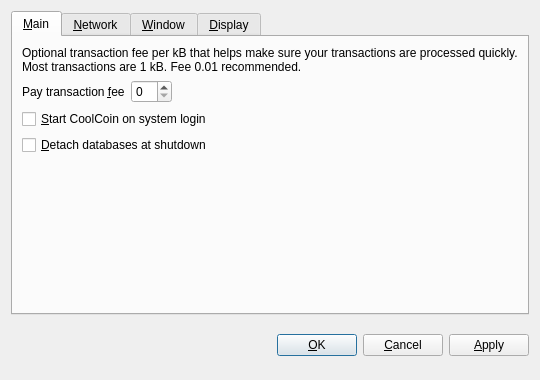
<?xml version="1.0" encoding="UTF-8"?>
<ui version="4.0">
 <class>OptionsDialog</class>
 <widget class="QDialog" name="OptionsDialog">
  <property name="geometry">
   <rect>
    <x>0</x>
    <y>0</y>
    <width>540</width>
    <height>380</height>
   </rect>
  </property>
  <property name="windowTitle">
   <string>Options</string>
  </property>
  <property name="modal">
   <bool>true</bool>
  </property>
  <layout class="QVBoxLayout" name="verticalLayout">
   <item>
    <widget class="QTabWidget" name="tabWidget">
     <property name="tabPosition">
      <enum>QTabWidget::North</enum>
     </property>
     <property name="currentIndex">
      <number>0</number>
     </property>
     <widget class="QWidget" name="tabMain">
      <attribute name="title">
       <string>&amp;Main</string>
      </attribute>
      <layout class="QVBoxLayout" name="verticalLayout_Main">
       <item>
        <widget class="QLabel" name="transactionFeeInfoLabel">
         <property name="text">
          <string>Optional transaction fee per kB that helps make sure your transactions are processed quickly. Most transactions are 1 kB. Fee 0.01 recommended.</string>
         </property>
         <property name="textFormat">
          <enum>Qt::PlainText</enum>
         </property>
         <property name="wordWrap">
          <bool>true</bool>
         </property>
        </widget>
       </item>
       <item>
        <layout class="QHBoxLayout" name="horizontalLayout_Main">
         <item>
          <widget class="QLabel" name="transactionFeeLabel">
           <property name="text">
            <string>Pay transaction &amp;fee</string>
           </property>
           <property name="textFormat">
            <enum>Qt::PlainText</enum>
           </property>
           <property name="buddy">
            <cstring>transactionFee</cstring>
           </property>
          </widget>
         </item>
         <item>
          <widget class="BitcoinAmountField" name="transactionFee"/>
         </item>
         <item>
          <spacer name="horizontalSpacer_Main">
           <property name="orientation">
            <enum>Qt::Horizontal</enum>
           </property>
           <property name="sizeHint" stdset="0">
            <size>
             <width>40</width>
             <height>20</height>
            </size>
           </property>
          </spacer>
         </item>
        </layout>
       </item>
       <item>
        <widget class="QCheckBox" name="bitcoinAtStartup">
         <property name="toolTip">
          <string>Automatically start CoolCoin after logging in to the system.</string>
         </property>
         <property name="text">
          <string>&amp;Start CoolCoin on system login</string>
         </property>
        </widget>
       </item>
       <item>
        <widget class="QCheckBox" name="detachDatabases">
         <property name="toolTip">
          <string>Detach block and address databases at shutdown. This means they can be moved to another data directory, but it slows down shutdown. The wallet is always detached.</string>
         </property>
         <property name="text">
          <string>&amp;Detach databases at shutdown</string>
         </property>
        </widget>
       </item>
       <item>
        <spacer name="verticalSpacer_Main">
         <property name="orientation">
          <enum>Qt::Vertical</enum>
         </property>
         <property name="sizeHint" stdset="0">
          <size>
           <width>20</width>
           <height>40</height>
          </size>
         </property>
        </spacer>
       </item>
      </layout>
     </widget>
     <widget class="QWidget" name="tabNetwork">
      <attribute name="title">
       <string>&amp;Network</string>
      </attribute>
      <layout class="QVBoxLayout" name="verticalLayout_Network">
       <item>
        <widget class="QCheckBox" name="mapPortUpnp">
         <property name="toolTip">
          <string>Automatically open the CoolCoin client port on the router. This only works when your router supports UPnP and it is enabled.</string>
         </property>
         <property name="text">
          <string>Map port using &amp;UPnP</string>
         </property>
        </widget>
       </item>
       <item>
        <widget class="QCheckBox" name="connectSocks">
         <property name="toolTip">
          <string>Connect to the CoolCoin network through a SOCKS proxy (e.g. when connecting through Tor).</string>
         </property>
         <property name="text">
          <string>&amp;Connect through SOCKS proxy:</string>
         </property>
        </widget>
       </item>
       <item>
        <layout class="QHBoxLayout" name="horizontalLayout_Network">
         <item>
          <widget class="QLabel" name="proxyIpLabel">
           <property name="text">
            <string>Proxy &amp;IP:</string>
           </property>
           <property name="textFormat">
            <enum>Qt::PlainText</enum>
           </property>
           <property name="buddy">
            <cstring>proxyIp</cstring>
           </property>
          </widget>
         </item>
         <item>
          <widget class="QValidatedLineEdit" name="proxyIp">
           <property name="maximumSize">
            <size>
             <width>140</width>
             <height>16777215</height>
            </size>
           </property>
           <property name="toolTip">
            <string>IP address of the proxy (e.g. 127.0.0.1)</string>
           </property>
          </widget>
         </item>
         <item>
          <widget class="QLabel" name="proxyPortLabel">
           <property name="text">
            <string>&amp;Port:</string>
           </property>
           <property name="textFormat">
            <enum>Qt::PlainText</enum>
           </property>
           <property name="buddy">
            <cstring>proxyPort</cstring>
           </property>
          </widget>
         </item>
         <item>
          <widget class="QLineEdit" name="proxyPort">
           <property name="maximumSize">
            <size>
             <width>55</width>
             <height>16777215</height>
            </size>
           </property>
           <property name="toolTip">
            <string>Port of the proxy (e.g. 9050)</string>
           </property>
          </widget>
         </item>
         <item>
          <widget class="QLabel" name="socksVersionLabel">
           <property name="text">
            <string>SOCKS &amp;Version:</string>
           </property>
           <property name="textFormat">
            <enum>Qt::PlainText</enum>
           </property>
           <property name="buddy">
            <cstring>socksVersion</cstring>
           </property>
          </widget>
         </item>
         <item>
          <widget class="QValueComboBox" name="socksVersion">
           <property name="toolTip">
            <string>SOCKS version of the proxy (e.g. 5)</string>
           </property>
          </widget>
         </item>
         <item>
          <spacer name="horizontalSpacer_Network">
           <property name="orientation">
            <enum>Qt::Horizontal</enum>
           </property>
           <property name="sizeHint" stdset="0">
            <size>
             <width>40</width>
             <height>20</height>
            </size>
           </property>
          </spacer>
         </item>
        </layout>
       </item>
       <item>
        <spacer name="verticalSpacer_Network">
         <property name="orientation">
          <enum>Qt::Vertical</enum>
         </property>
         <property name="sizeHint" stdset="0">
          <size>
           <width>20</width>
           <height>40</height>
          </size>
         </property>
        </spacer>
       </item>
      </layout>
     </widget>
     <widget class="QWidget" name="tabWindow">
      <attribute name="title">
       <string>&amp;Window</string>
      </attribute>
      <layout class="QVBoxLayout" name="verticalLayout_Window">
       <item>
        <widget class="QCheckBox" name="minimizeToTray">
         <property name="toolTip">
          <string>Show only a tray icon after minimizing the window.</string>
         </property>
         <property name="text">
          <string>&amp;Minimize to the tray instead of the taskbar</string>
         </property>
        </widget>
       </item>
       <item>
        <widget class="QCheckBox" name="minimizeOnClose">
         <property name="toolTip">
          <string>Minimize instead of exit the application when the window is closed. When this option is enabled, the application will be closed only after selecting Quit in the menu.</string>
         </property>
         <property name="text">
          <string>M&amp;inimize on close</string>
         </property>
        </widget>
       </item>
       <item>
        <spacer name="verticalSpacer_Window">
         <property name="orientation">
          <enum>Qt::Vertical</enum>
         </property>
         <property name="sizeHint" stdset="0">
          <size>
           <width>20</width>
           <height>40</height>
          </size>
         </property>
        </spacer>
       </item>
      </layout>
     </widget>
     <widget class="QWidget" name="tabDisplay">
      <attribute name="title">
       <string>&amp;Display</string>
      </attribute>
      <layout class="QVBoxLayout" name="verticalLayout_Display">
       <item>
        <layout class="QHBoxLayout" name="horizontalLayout_1_Display">
         <item>
          <widget class="QLabel" name="langLabel">
           <property name="text">
            <string>User Interface &amp;language:</string>
           </property>
           <property name="textFormat">
            <enum>Qt::PlainText</enum>
           </property>
           <property name="buddy">
            <cstring>lang</cstring>
           </property>
          </widget>
         </item>
         <item>
          <widget class="QValueComboBox" name="lang">
           <property name="toolTip">
            <string>The user interface language can be set here. This setting will take effect after restarting CoolCoin.</string>
           </property>
          </widget>
         </item>
        </layout>
       </item>
       <item>
        <layout class="QHBoxLayout" name="horizontalLayout_2_Display">
         <item>
          <widget class="QLabel" name="unitLabel">
           <property name="text">
            <string>&amp;Unit to show amounts in:</string>
           </property>
           <property name="textFormat">
            <enum>Qt::PlainText</enum>
           </property>
           <property name="buddy">
            <cstring>unit</cstring>
           </property>
          </widget>
         </item>
         <item>
          <widget class="QValueComboBox" name="unit">
           <property name="toolTip">
            <string>Choose the default subdivision unit to show in the interface and when sending coins.</string>
           </property>
          </widget>
         </item>
        </layout>
       </item>
       <item>
        <widget class="QCheckBox" name="displayAddresses">
         <property name="toolTip">
          <string>Whether to show CoolCoin addresses in the transaction list or not.</string>
         </property>
         <property name="text">
          <string>&amp;Display addresses in transaction list</string>
         </property>
        </widget>
       </item>
       <item>
        <widget class="QCheckBox" name="coinControlFeatures">
         <property name="toolTip">
          <string>Whether to show coin control features or not.</string>
         </property>
         <property name="text">
          <string>Display coin &amp;control features (experts only!)</string>
         </property>
        </widget>
       </item>
       <item>
        <spacer name="verticalSpacer_Display">
         <property name="orientation">
          <enum>Qt::Vertical</enum>
         </property>
         <property name="sizeHint" stdset="0">
          <size>
           <width>20</width>
           <height>40</height>
          </size>
         </property>
        </spacer>
       </item>
      </layout>
     </widget>
    </widget>
   </item>
   <item>
    <layout class="QHBoxLayout" name="horizontalLayout_Buttons">
     <item>
      <spacer name="horizontalSpacer_1">
       <property name="orientation">
        <enum>Qt::Horizontal</enum>
       </property>
       <property name="sizeHint" stdset="0">
        <size>
         <width>40</width>
         <height>48</height>
        </size>
       </property>
      </spacer>
     </item>
     <item>
      <widget class="QLabel" name="statusLabel">
       <property name="font">
        <font>
         <weight>75</weight>
         <bold>true</bold>
        </font>
       </property>
       <property name="text">
        <string/>
       </property>
       <property name="textFormat">
        <enum>Qt::PlainText</enum>
       </property>
       <property name="wordWrap">
        <bool>true</bool>
       </property>
      </widget>
     </item>
     <item>
      <spacer name="horizontalSpacer_2">
       <property name="orientation">
        <enum>Qt::Horizontal</enum>
       </property>
       <property name="sizeHint" stdset="0">
        <size>
         <width>40</width>
         <height>48</height>
        </size>
       </property>
      </spacer>
     </item>
     <item>
      <widget class="QPushButton" name="okButton">
       <property name="text">
        <string>&amp;OK</string>
       </property>
      </widget>
     </item>
     <item>
      <widget class="QPushButton" name="cancelButton">
       <property name="text">
        <string>&amp;Cancel</string>
       </property>
       <property name="autoDefault">
        <bool>false</bool>
       </property>
      </widget>
     </item>
     <item>
      <widget class="QPushButton" name="applyButton">
       <property name="text">
        <string>&amp;Apply</string>
       </property>
       <property name="autoDefault">
        <bool>false</bool>
       </property>
      </widget>
     </item>
    </layout>
   </item>
  </layout>
 </widget>
 <customwidgets>
  <customwidget>
   <class>BitcoinAmountField</class>
   <extends>QSpinBox</extends>
   <header>bitcoinamountfield.h</header>
   <container>1</container>
  </customwidget>
  <customwidget>
   <class>QValueComboBox</class>
   <extends>QComboBox</extends>
   <header>qvaluecombobox.h</header>
  </customwidget>
  <customwidget>
   <class>QValidatedLineEdit</class>
   <extends>QLineEdit</extends>
   <header>qvalidatedlineedit.h</header>
  </customwidget>
 </customwidgets>
 <resources/>
 <connections/>
</ui>
